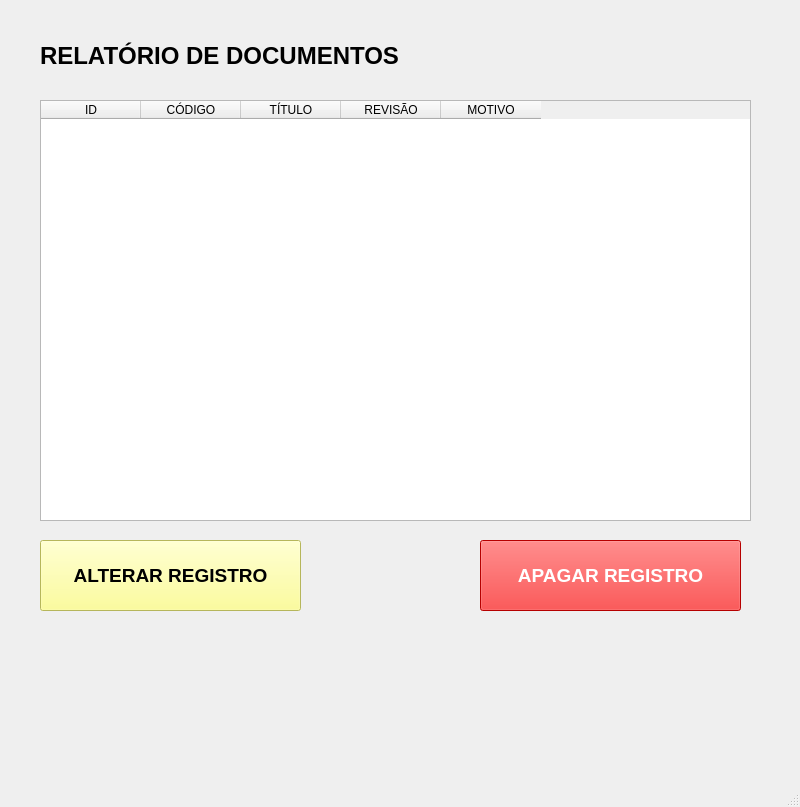
<?xml version="1.0" encoding="UTF-8"?>
<ui version="4.0">
 <class>ListaMainWindow</class>
 <widget class="QMainWindow" name="ListaMainWindow">
  <property name="geometry">
   <rect>
    <x>0</x>
    <y>0</y>
    <width>800</width>
    <height>807</height>
   </rect>
  </property>
  <property name="windowTitle">
   <string>MainWindow</string>
  </property>
  <widget class="QWidget" name="centralwidget">
   <widget class="QLabel" name="label">
    <property name="geometry">
     <rect>
      <x>40</x>
      <y>30</y>
      <width>511</width>
      <height>51</height>
     </rect>
    </property>
    <property name="font">
     <font>
      <pointsize>18</pointsize>
      <weight>75</weight>
      <bold>true</bold>
     </font>
    </property>
    <property name="text">
     <string>RELATÓRIO DE DOCUMENTOS</string>
    </property>
   </widget>
   <widget class="QTableWidget" name="tableWidget">
    <property name="geometry">
     <rect>
      <x>40</x>
      <y>100</y>
      <width>711</width>
      <height>421</height>
     </rect>
    </property>
    <column>
     <property name="text">
      <string>ID</string>
     </property>
    </column>
    <column>
     <property name="text">
      <string>CÓDIGO</string>
     </property>
    </column>
    <column>
     <property name="text">
      <string>TÍTULO</string>
     </property>
    </column>
    <column>
     <property name="text">
      <string>REVISÃO</string>
     </property>
    </column>
    <column>
     <property name="text">
      <string>MOTIVO</string>
     </property>
    </column>
   </widget>
   <widget class="QPushButton" name="btnAlterar">
    <property name="geometry">
     <rect>
      <x>40</x>
      <y>540</y>
      <width>261</width>
      <height>71</height>
     </rect>
    </property>
    <property name="font">
     <font>
      <pointsize>14</pointsize>
      <weight>75</weight>
      <bold>true</bold>
     </font>
    </property>
    <property name="styleSheet">
     <string notr="true">background-color: rgb(255, 255, 127);</string>
    </property>
    <property name="text">
     <string>ALTERAR REGISTRO</string>
    </property>
   </widget>
   <widget class="QPushButton" name="btnDeletar">
    <property name="geometry">
     <rect>
      <x>480</x>
      <y>540</y>
      <width>261</width>
      <height>71</height>
     </rect>
    </property>
    <property name="font">
     <font>
      <pointsize>14</pointsize>
      <weight>75</weight>
      <bold>true</bold>
     </font>
    </property>
    <property name="styleSheet">
     <string notr="true">background-color: rgb(255, 0, 0);
color: rgb(255, 255, 255);</string>
    </property>
    <property name="text">
     <string>APAGAR REGISTRO</string>
    </property>
   </widget>
  </widget>
  <widget class="QMenuBar" name="menubar">
   <property name="geometry">
    <rect>
     <x>0</x>
     <y>0</y>
     <width>800</width>
     <height>26</height>
    </rect>
   </property>
  </widget>
  <widget class="QStatusBar" name="statusbar"/>
 </widget>
 <resources/>
 <connections/>
</ui>
